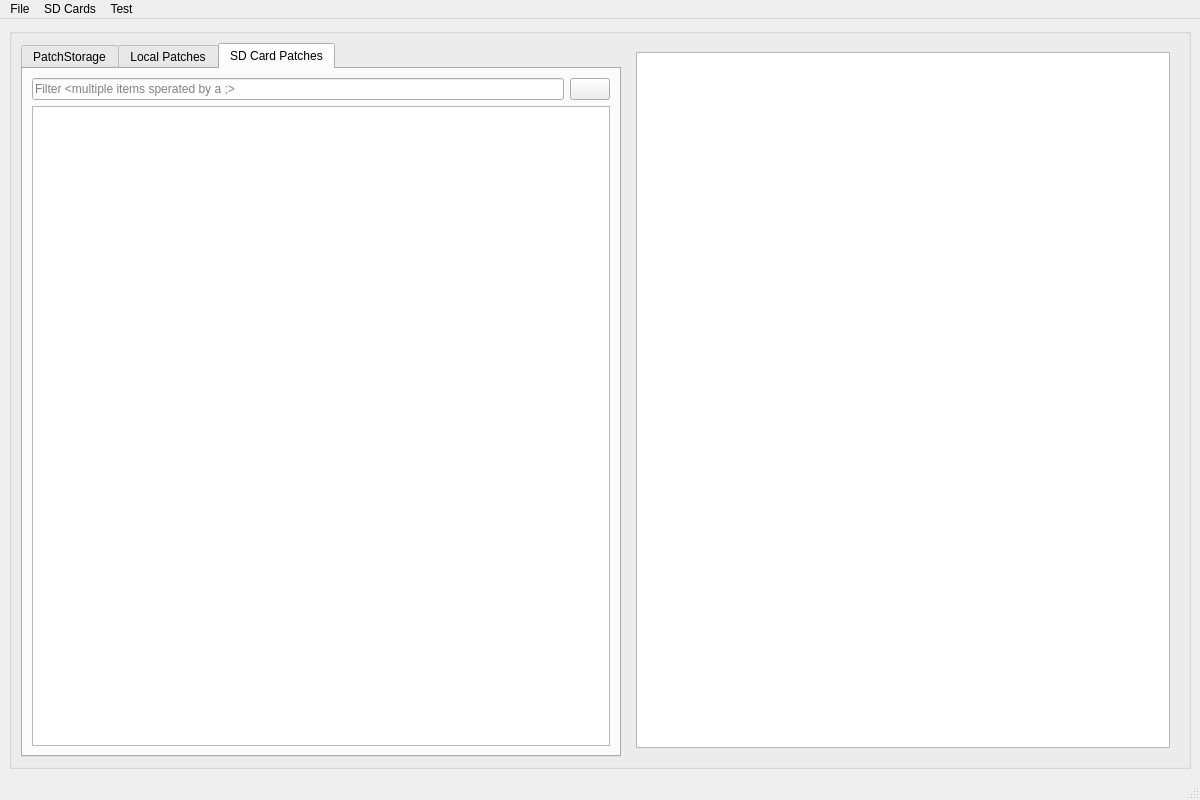
<?xml version="1.0" encoding="UTF-8"?>
<ui version="4.0">
 <class>main_window</class>
 <widget class="QMainWindow" name="main_window">
  <property name="geometry">
   <rect>
    <x>0</x>
    <y>0</y>
    <width>1200</width>
    <height>800</height>
   </rect>
  </property>
  <property name="minimumSize">
   <size>
    <width>1200</width>
    <height>800</height>
   </size>
  </property>
  <property name="windowTitle">
   <string>Zoia Library</string>
  </property>
  <widget class="QWidget" name="centralwidget">
   <layout class="QGridLayout" name="gridLayout_5">
    <item row="0" column="0">
     <widget class="QGroupBox" name="groupBox">
      <property name="minimumSize">
       <size>
        <width>600</width>
        <height>0</height>
       </size>
      </property>
      <property name="title">
       <string/>
      </property>
      <layout class="QGridLayout" name="gridLayout">
       <item row="0" column="0">
        <widget class="QTabWidget" name="tabWidget">
         <property name="minimumSize">
          <size>
           <width>600</width>
           <height>0</height>
          </size>
         </property>
         <property name="currentIndex">
          <number>2</number>
         </property>
         <widget class="QWidget" name="ps_tab">
          <attribute name="title">
           <string>PatchStorage</string>
          </attribute>
          <layout class="QGridLayout" name="gridLayout_2">
           <item row="0" column="1">
            <widget class="QLineEdit" name="ps_filter_text">
             <property name="text">
              <string/>
             </property>
             <property name="placeholderText">
              <string>Filter &lt;multiple items sperated by a ;&gt;</string>
             </property>
            </widget>
           </item>
           <item row="0" column="2">
            <widget class="QPushButton" name="ps_filter_refresh">
             <property name="text">
              <string/>
             </property>
             <property name="icon">
              <iconset>
               <normaloff>resources/64w/Asset 2.png</normaloff>resources/64w/Asset 2.png</iconset>
             </property>
             <property name="iconSize">
              <size>
               <width>27</width>
               <height>24</height>
              </size>
             </property>
             <property name="default">
              <bool>false</bool>
             </property>
             <property name="flat">
              <bool>false</bool>
             </property>
            </widget>
           </item>
           <item row="1" column="1" colspan="2">
            <widget class="QTableView" name="ps_tableview">
             <property name="showGrid">
              <bool>false</bool>
             </property>
             <attribute name="verticalHeaderVisible">
              <bool>false</bool>
             </attribute>
             <attribute name="verticalHeaderHighlightSections">
              <bool>false</bool>
             </attribute>
            </widget>
           </item>
          </layout>
         </widget>
         <widget class="QWidget" name="local_tab">
          <attribute name="title">
           <string>Local Patches</string>
          </attribute>
          <layout class="QGridLayout" name="gridLayout_4">
           <item row="0" column="0">
            <widget class="QLineEdit" name="local_filter_text">
             <property name="text">
              <string/>
             </property>
             <property name="placeholderText">
              <string>Filter &lt;multiple items sperated by a ;&gt;</string>
             </property>
            </widget>
           </item>
           <item row="0" column="1">
            <widget class="QPushButton" name="local_filter_refresh">
             <property name="text">
              <string/>
             </property>
             <property name="icon">
              <iconset>
               <normaloff>resources/64w/Asset 2.png</normaloff>resources/64w/Asset 2.png</iconset>
             </property>
             <property name="iconSize">
              <size>
               <width>27</width>
               <height>24</height>
              </size>
             </property>
             <property name="default">
              <bool>false</bool>
             </property>
             <property name="flat">
              <bool>false</bool>
             </property>
            </widget>
           </item>
           <item row="1" column="0" colspan="2">
            <widget class="QTableView" name="local_tableview">
             <property name="showGrid">
              <bool>false</bool>
             </property>
             <property name="gridStyle">
              <enum>Qt::NoPen</enum>
             </property>
             <property name="sortingEnabled">
              <bool>true</bool>
             </property>
             <property name="wordWrap">
              <bool>false</bool>
             </property>
             <property name="cornerButtonEnabled">
              <bool>false</bool>
             </property>
             <attribute name="horizontalHeaderCascadingSectionResizes">
              <bool>true</bool>
             </attribute>
             <attribute name="horizontalHeaderDefaultSectionSize">
              <number>120</number>
             </attribute>
             <attribute name="horizontalHeaderMinimumSectionSize">
              <number>64</number>
             </attribute>
             <attribute name="horizontalHeaderStretchLastSection">
              <bool>true</bool>
             </attribute>
             <attribute name="verticalHeaderVisible">
              <bool>false</bool>
             </attribute>
             <attribute name="verticalHeaderCascadingSectionResizes">
              <bool>true</bool>
             </attribute>
             <attribute name="verticalHeaderHighlightSections">
              <bool>false</bool>
             </attribute>
             <attribute name="verticalHeaderStretchLastSection">
              <bool>false</bool>
             </attribute>
            </widget>
           </item>
          </layout>
         </widget>
         <widget class="QWidget" name="sd_tab">
          <attribute name="title">
           <string>SD Card Patches</string>
          </attribute>
          <layout class="QGridLayout" name="gridLayout_3">
           <item row="0" column="0">
            <widget class="QLineEdit" name="sd_filter_text">
             <property name="text">
              <string/>
             </property>
             <property name="placeholderText">
              <string>Filter &lt;multiple items sperated by a ;&gt;</string>
             </property>
            </widget>
           </item>
           <item row="0" column="1">
            <widget class="QPushButton" name="sd_filter_refresh">
             <property name="text">
              <string/>
             </property>
             <property name="icon">
              <iconset>
               <normaloff>resources/64w/Asset 2.png</normaloff>resources/64w/Asset 2.png</iconset>
             </property>
             <property name="iconSize">
              <size>
               <width>27</width>
               <height>24</height>
              </size>
             </property>
             <property name="default">
              <bool>false</bool>
             </property>
             <property name="flat">
              <bool>false</bool>
             </property>
            </widget>
           </item>
           <item row="1" column="0" colspan="2">
            <widget class="QTableView" name="sd_tableview">
             <property name="showGrid">
              <bool>false</bool>
             </property>
             <property name="gridStyle">
              <enum>Qt::NoPen</enum>
             </property>
             <property name="sortingEnabled">
              <bool>true</bool>
             </property>
             <property name="wordWrap">
              <bool>false</bool>
             </property>
             <property name="cornerButtonEnabled">
              <bool>false</bool>
             </property>
             <attribute name="horizontalHeaderCascadingSectionResizes">
              <bool>true</bool>
             </attribute>
             <attribute name="horizontalHeaderDefaultSectionSize">
              <number>120</number>
             </attribute>
             <attribute name="horizontalHeaderMinimumSectionSize">
              <number>64</number>
             </attribute>
             <attribute name="horizontalHeaderStretchLastSection">
              <bool>true</bool>
             </attribute>
             <attribute name="verticalHeaderVisible">
              <bool>false</bool>
             </attribute>
             <attribute name="verticalHeaderCascadingSectionResizes">
              <bool>true</bool>
             </attribute>
             <attribute name="verticalHeaderHighlightSections">
              <bool>false</bool>
             </attribute>
             <attribute name="verticalHeaderStretchLastSection">
              <bool>false</bool>
             </attribute>
            </widget>
           </item>
          </layout>
         </widget>
        </widget>
       </item>
       <item row="0" column="1">
        <widget class="QWidget" name="widget" native="true">
         <property name="minimumSize">
          <size>
           <width>200</width>
           <height>0</height>
          </size>
         </property>
         <layout class="QGridLayout" name="gridLayout_14">
          <item row="0" column="0">
           <widget class="QGraphicsView" name="patch_view"/>
          </item>
         </layout>
        </widget>
       </item>
      </layout>
     </widget>
    </item>
   </layout>
  </widget>
  <widget class="QMenuBar" name="menubar">
   <property name="geometry">
    <rect>
     <x>0</x>
     <y>0</y>
     <width>1200</width>
     <height>22</height>
    </rect>
   </property>
   <widget class="QMenu" name="file_menu">
    <property name="title">
     <string>File</string>
    </property>
    <addaction name="action_connect_to_PatchStorage"/>
    <addaction name="action_update_files"/>
    <addaction name="action_upload_file"/>
    <addaction name="separator"/>
    <addaction name="action_quit"/>
   </widget>
   <widget class="QMenu" name="sdcard_menu">
    <property name="title">
     <string>SD Cards</string>
    </property>
   </widget>
   <widget class="QMenu" name="test_menu">
    <property name="title">
     <string>Test</string>
    </property>
    <addaction name="action_print_current_SD_table"/>
    <addaction name="action_print_current_FS_table"/>
   </widget>
   <addaction name="file_menu"/>
   <addaction name="sdcard_menu"/>
   <addaction name="test_menu"/>
  </widget>
  <widget class="QStatusBar" name="statusbar"/>
  <action name="action_connect_to_PatchStorage">
   <property name="text">
    <string>Connect to PatchStorage</string>
   </property>
  </action>
  <action name="action_update_files">
   <property name="text">
    <string>Update Files</string>
   </property>
  </action>
  <action name="action_upload_file">
   <property name="text">
    <string>Upload File ...</string>
   </property>
  </action>
  <action name="action_quit">
   <property name="text">
    <string>Quit</string>
   </property>
  </action>
  <action name="action_print_current_SD_table">
   <property name="text">
    <string>Print current SD table</string>
   </property>
  </action>
  <action name="action_print_current_FS_table">
   <property name="text">
    <string>Print current FS table</string>
   </property>
  </action>
 </widget>
 <resources/>
 <connections/>
</ui>
